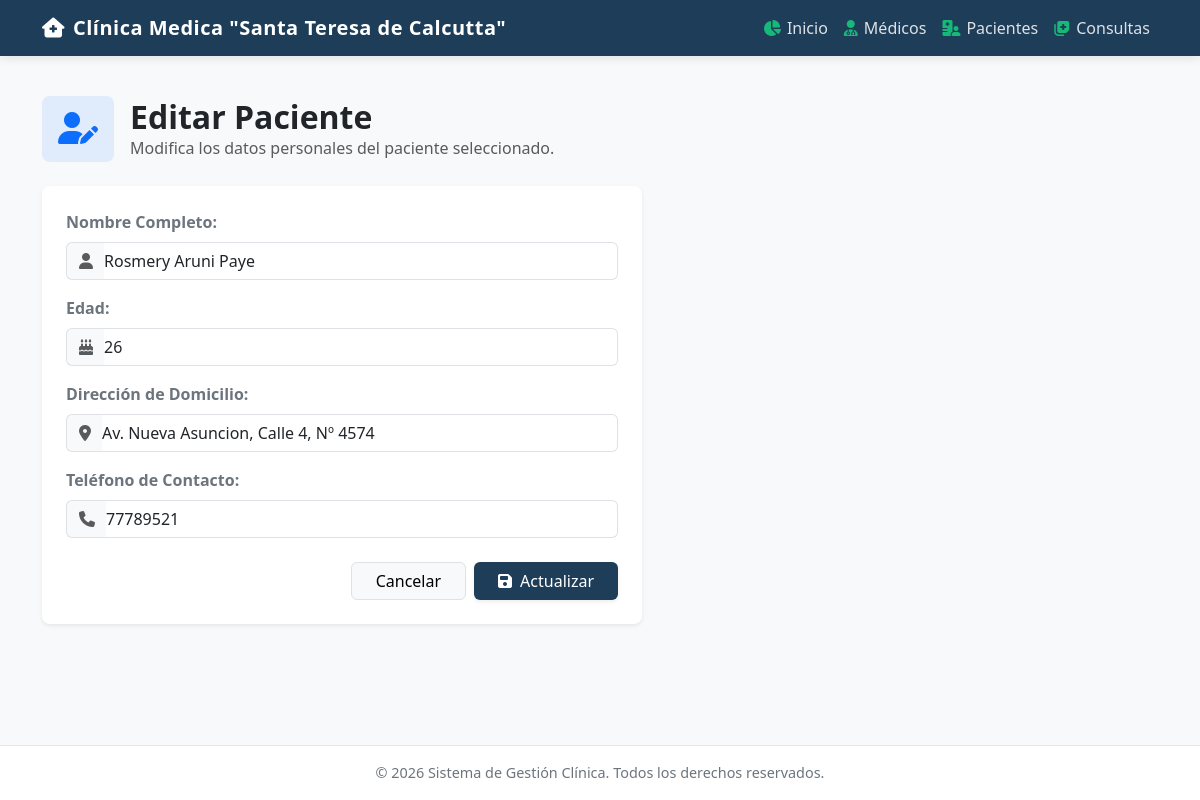
/pacientes/editar/1, run on the app's committed database.
### models.py (models this page shows)
class Paciente(db.Model):
    __tablename__ = 'pacientes'
    id_paciente = db.Column(db.Integer, primary_key=True)
    nombre = db.Column(db.String(100), nullable=False)
    edad = db.Column(db.Integer, nullable=False)
    direccion = db.Column(db.String(200), nullable=False)
    telefono = db.Column(db.String(20), nullable=False)
    consultas = db.relationship('Consulta', backref='paciente', lazy=True)

### app.py (the view, shortened to what this page needs)
@app.route('/pacientes/editar/<int:id>', methods=['GET', 'POST'])
def editar_paciente(id):
    paciente = Paciente.query.get_or_404(id)
    return render_template('pacientes/editar.html', paciente=paciente)

### templates/pacientes/editar.html (shortened to what this page needs)
{% extends 'base.html' %}
{% block content %}
<div class="d-flex align-items-center mb-4">
    <div class="bg-primary bg-opacity-10 text-primary p-3 rounded-3 me-3">
        <i class="fa-solid fa-user-pen fa-2x"></i>
    </div>
    <div>
        <h2 class="mb-0 fw-bold text-dark">Editar Paciente</h2>
        <p class="text-muted mb-0">Modifica los datos personales del paciente seleccionado.</p>
    </div>
</div>
<div class="card border-0 shadow-sm rounded-3 max-width-form" style="max-width: 600px;">
    <div class="card-body p-4">
        <form method="POST">
            <div class="mb-3">
                <label class="form-label fw-semibold text-secondary">Nombre Completo:</label>
                <div class="input-group">
                    <span class="input-group-text bg-light text-muted border-end-0">
                        <i class="fa-solid fa-user"></i>
                    </span>
                    <input type="text" name="nombre" class="form-control border-start-0 ps-0" value="{{ paciente.nombre }}" required>
                </div>
            </div>
            <div class="mb-3">
                <label class="form-label fw-semibold text-secondary">Edad:</label>
                <div class="input-group">
                    <span class="input-group-text bg-light text-muted border-end-0">
                        <i class="fa-solid fa-cake-candles"></i>
                    </span>
                    <input type="number" name="edad" class="form-control border-start-0 ps-0" value="{{ paciente.edad }}" required>
                </div>
            </div>
            <div class="mb-3">
                <label class="form-label fw-semibold text-secondary">Dirección de Domicilio:</label>
                <div class="input-group">
                    <span class="input-group-text bg-light text-muted border-end-0">
                        <i class="fa-solid fa-location-dot"></i>
                    </span>
                    <input type="text" name="direccion" class="form-control border-start-0 ps-0" value="{{ paciente.direccion }}" required>
                </div>
            </div>
            <div class="mb-4">
                <label class="form-label fw-semibold text-secondary">Teléfono de Contacto:</label>
                <div class="input-group">
                    <span class="input-group-text bg-light text-muted border-end-0">
                        <i class="fa-solid fa-phone"></i>
                    </span>
                    <input type="text" name="telefono" class="form-control border-start-0 ps-0" value="{{ paciente.telefono }}" required>
                </div>
            </div>
            <div class="d-flex gap-2 justify-content-end">
                <a href="/pacientes" class="btn btn-light px-4 border">
                    Cancelar
                </a>
                <button type="submit" class="btn btn-custom-primary shadow-sm px-4">
                    <i class="fa-solid fa-floppy-disk me-2"></i>Actualizar
                </button>
            </div>
        </form>
    </div>
</div>
{% endblock %}

### templates/base.html (style rules this page uses)
:root { --primary-color: #1e3d59; --secondary-color: #17b978; --bg-light: #f8f9fa; }
body { background-color: var(--bg-light); font-family: 'Segoe UI', Tahoma, Geneva, Verdana, sans-serif; display: flex; flex-direction: column; min-height: 100vh; }
.btn-custom-primary { background-color: var(--primary-color); color: white; border: none; transition: background-color 0.2s; }

### data on the page
Paciente: nombre "Rosmery Aruni Paye", edad "26", direccion "Av. Nueva Asuncion, Calle 4, Nº 4574", telefono "77789521"
